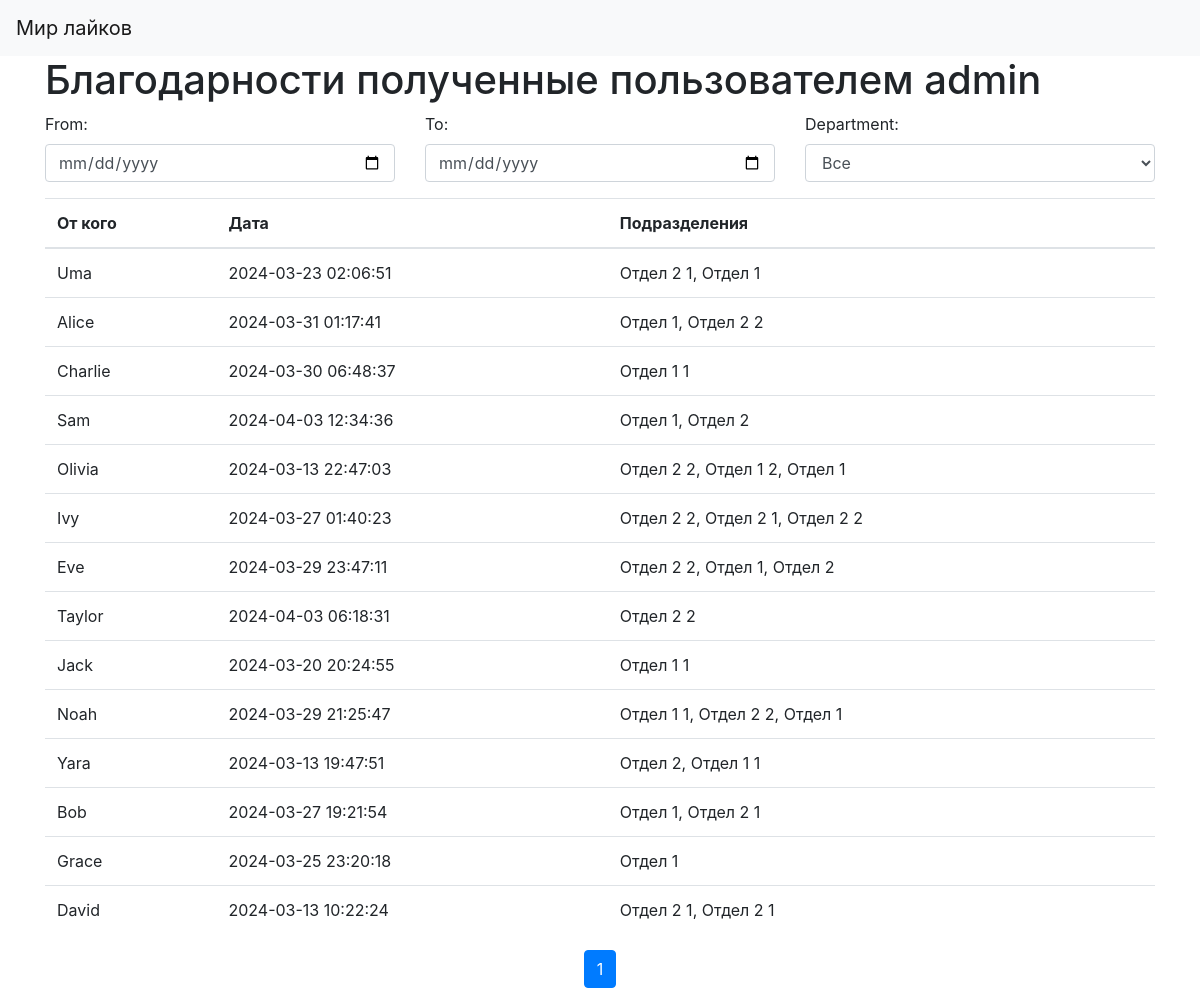
Screenshot of /thanks-received.php?id=1 with the database file from the repository.
### tables this page shows
CREATE TABLE User (
                id INTEGER PRIMARY KEY,
                name TEXT,
                password TEXT);

CREATE TABLE Thank (
                id INTEGER PRIMARY KEY,
                user_from_id INTEGER,
                user_to_id INTEGER,
                date DATETIME,
                FOREIGN KEY(user_from_id) REFERENCES User(id),
                FOREIGN KEY(user_to_id) REFERENCES User(id));

### database.php (called while the page is built, shortened)
<?php
function db_getUserById($userId) {
    $db = new PDO('sqlite:mydatabase.db');
    $query = $db->prepare("SELECT * FROM User WHERE id = :id");
    $query->bindParam(':id', $userId);
    $query->execute();
    $user = $query->fetch(PDO::FETCH_ASSOC);
    return $user;
}
function db_received_thanks($user_to_id){
    $db = new PDO('sqlite:mydatabase.db');
    $query = $db->prepare("SELECT * FROM Thank WHERE user_to_id = :user_to_id");
    $query->bindParam(':user_to_id', $user_to_id);
    $query->execute();
    $thanks = $query->fetchAll(PDO::FETCH_ASSOC);
    return $thanks;
}
function db_getUserDepartments($userId) {
    $db = new PDO('sqlite:mydatabase.db');
    $query = $db->prepare("SELECT Department.name FROM Department
                               INNER JOIN User_Department ON Department.id = User_Department.department_id
                               WHERE User_Department.user_id = :userId");
    $query->bindParam(':userId', $userId);
    $query->execute();
    $departments = $query->fetchAll(PDO::FETCH_COLUMN);
    return $departments;
}

### functions.php (called while the page is built, shortened)
<?php
function filterThanksByDepartmentReceived($thanks, $department_id) {
    $db = new PDO('sqlite:mydatabase.db');
    $query = "SELECT * FROM Thank
              WHERE user_from_id IN (
                  SELECT user_id FROM User_Department
                  WHERE department_id = :department_id
              ) OR :department_id IS NULL";
    $query = $db->prepare($query);
    $query->bindValue(':department_id', $department_id);
    $query->execute();
    $filteredThanks = $query->fetchAll(PDO::FETCH_ASSOC);
    $thanksIds = array_column($thanks, 'id');
    $filteredThanks = array_filter($filteredThanks, function ($item) use ($thanksIds) {
        return in_array($item['id'], $thanksIds);
    });
    return $filteredThanks;
}
function pageFilter($thanks, $currentPage) {
    $itemsPerPage = 20;
    $totalItems = count($thanks);
    $totalPages = ceil($totalItems / $itemsPerPage);
    $offset = ($currentPage - 1) * $itemsPerPage;
    $pagedArray = array_slice($thanks, $offset, $itemsPerPage);
    return [
        'thanks' => $pagedArray,
        'total_pages' => $totalPages
    ];
}

### thanks-received.php (the view, shortened to what this page needs)
<?php
require_once 'database.php';
require_once 'functions.php';
$user_id = $_GET['id'];
$currentPage = $_GET['page'] ?? 1;
$current_department = $_GET['department'] ?? null;
$dateFrom = $_GET['dateFrom'] ?? null;
$dateTo = $_GET['dateTo'] ?? null;
$user = db_getUserById($user_id);
$thanks = db_received_thanks($user_id);
$thanks = filterThanksByDate($thanks, $dateFrom, $dateTo);
$thanks = filterThanksByDepartmentReceived($thanks, $current_department);
$thanks = pageFilter($thanks, $currentPage);
?>
<!DOCTYPE html>
<html lang="en">
<head>
    <link href="https://stackpath.bootstrapcdn.com/bootstrap/4.5.2/css/bootstrap.min.css" rel="stylesheet">
</head>
<body>
<nav class="navbar navbar-expand-lg navbar-light bg-light">
    <a class="navbar-brand" href="/">Мир лайков</a>
</nav>
<div class="container">
    <h1>Благодарности полученные пользователем <?php echo $user['name']; ?></h1>
    <div class="row mb-3">
        <div class="col-md-4">
            <label for="dateFrom">From:</label>
            <input type="date" class="form-control" id="dateFrom"
                   value="<?php echo isset($_GET['dateFrom']) ? date('Y-m-d', $_GET['dateFrom']) : ''; ?>">
        </div>
        <div class="col-md-4">
            <label for="dateTo">To:</label>
            <input type="date" class="form-control" id="dateTo"
                   value="<?php echo isset($_GET['dateTo']) ? date('Y-m-d', $_GET['dateTo']) : ''; ?>">
        </div>
        <div class="col-md-4">
            <label for="department">Department:</label>
            <select class="form-control" id="department">
                <option value="">Все</option>
            </select>
        </div>
    </div>
    <table class="table">
        <thead>
        <tr>
            <th>От кого</th>
            <th>Дата</th>
            <th>Подразделения</th>
        </tr>
        </thead>
        <tbody id="tableBody">
        <?php foreach ($thanks['thanks'] as $thank):
            $from_user = db_getUserById($thank['user_from_id']);
            $departments = db_getUserDepartments($from_user['id']);
            $departments = implode(", ", $departments);
            ?>
            <tr>
                <td><?php echo $from_user['name']; ?></td>
                <td><?php echo $thank['date']; ?></td>
                <td><?php echo $departments; ?></td>
            </tr>
        <?php endforeach; ?>
        </tbody>
    </table>
    <ul class="pagination justify-content-center" id="pagination">
        <?php for ($i = 1; $i <= $thanks['total_pages']; $i++):
            $activeClass = ($i == $currentPage) ? ' active' : '';
            echo '<li class="page-item' . $activeClass . '"><a class="page-link" value="' . $i . '">' . $i . '</a></li>';
        endfor; ?>
    </ul>
</div>
</body>
</html>

### rows the page displays
user: name "admin"
thank: user_from.name "Uma", date "2024-03-23 02:06:51", departments "Отдел 2 1, Отдел 1"
thank: user_from.name "Alice", date "2024-03-31 01:17:41", departments "Отдел 1, Отдел 2 2"
thank: user_from.name "Charlie", date "2024-03-30 06:48:37", departments "Отдел 1 1"
thank: user_from.name "Sam", date "2024-04-03 12:34:36", departments "Отдел 1, Отдел 2"
thank: user_from.name "Olivia", date "2024-03-13 22:47:03", departments "Отдел 2 2, Отдел 1 2, Отдел 1"
thank: user_from.name "Ivy", date "2024-03-27 01:40:23", departments "Отдел 2 2, Отдел 2 1, Отдел 2 2"
thank: user_from.name "Eve", date "2024-03-29 23:47:11", departments "Отдел 2 2, Отдел 1, Отдел 2"
thank: user_from.name "Taylor", date "2024-04-03 06:18:31", departments "Отдел 2 2"
thank: user_from.name "Jack", date "2024-03-20 20:24:55", departments "Отдел 1 1"
thank: user_from.name "Noah", date "2024-03-29 21:25:47", departments "Отдел 1 1, Отдел 2 2, Отдел 1"
thank: user_from.name "Yara", date "2024-03-13 19:47:51", departments "Отдел 2, Отдел 1 1"
thank: user_from.name "Bob", date "2024-03-27 19:21:54", departments "Отдел 1, Отдел 2 1"
thank: user_from.name "Grace", date "2024-03-25 23:20:18", departments "Отдел 1"
thank: user_from.name "David", date "2024-03-13 10:22:24", departments "Отдел 2 1, Отдел 2 1"
